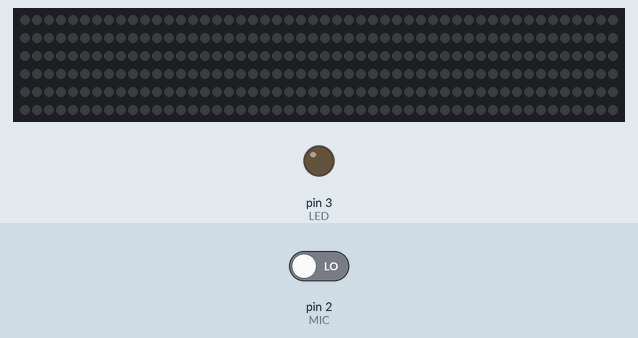
Recording of a sketch running on a simulated Arduino Uno, built with avr-gcc and run on an emulated ATmega328P. Parts: 300 RGB LEDs in strip order, left to right, continuing on the next row, output pins drawn as LEDs (lit = HIGH). The test bench sets the inputs (shaded band); at power-on: pin 2 (MIC) LOW. Dim RGB values are drawn brighter than linear.

Above: at 1.2 s.
1.3 s: pin 2 (MIC) driven HIGH
At 6.9 s:
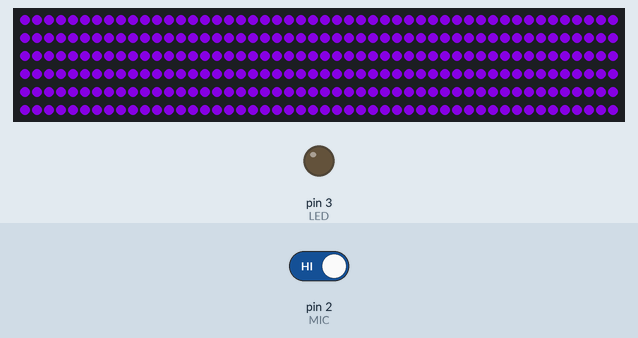
7.3 s: pin 2 (MIC) driven LOW
At 10.1 s:
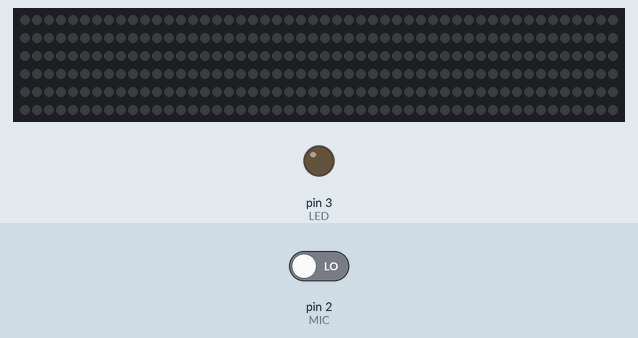
10.3 s: pin 2 (MIC) driven HIGH
At 10.7 s:
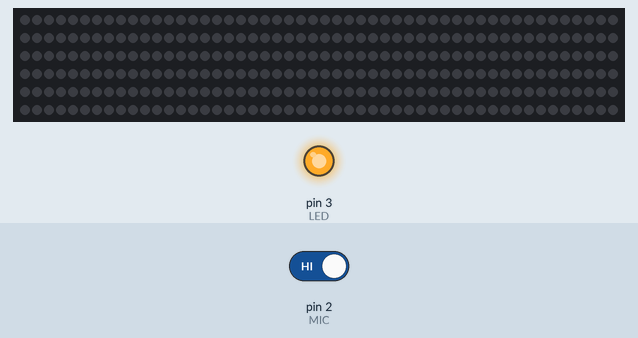
Timing chart, 0 to 63.1 s (numbered marks = the images above; inputs shaded):
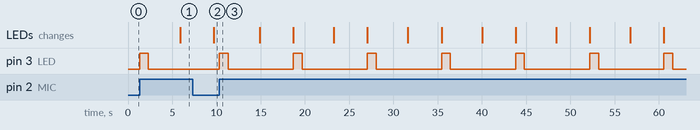

The sketch:

sketch_test_microfono.ino
```cpp
#include <Adafruit_NeoPixel.h>

#define MIC 2
#define LED 3
#define PIN_TIRA_LED 6
#define CANT_PIXELS 300
#define DELAYVAL 200

Adafruit_NeoPixel pixels(CANT_PIXELS, PIN_TIRA_LED, NEO_GRB + NEO_KHZ800);

void setup() {
  pinMode(MIC, INPUT);
  pinMode(LED, OUTPUT);
  pixels.begin(); // INITIALIZE NeoPixel strip object (REQUIRED)
}

void loop() {

  pixels.clear(); // Set all pixel colors to 'off'

 // Sensado de soplido
 int valorMicLeido = digitalRead(MIC);

 if(valorMicLeido == HIGH) {

    // Prende y apaga led que indica inicio
    digitalWrite(LED, HIGH);
    delay(1000);
    digitalWrite(LED, LOW);

    // Prende tira led
    for(int i=0; i<CANT_PIXELS; i++) {
      pixels.setPixelColor(i, pixels.Color(100, 0, 170));
      pixels.show();   // Send the updated pixel colors to the hardware.
    }
    delay(DELAYVAL);

    // Apaga tira led
    for(int i=0; i<CANT_PIXELS; i++) {
      pixels.setPixelColor(i, pixels.Color(0, 0, 0));
      pixels.show();
    }

  }

}
```

Measured:
- after the input at 1.3 s, pin 3 (LED): LOW → HIGH at once, → LOW 1.0 s later; the LEDs: change after 4.6 s (image 1)
- after the input at 7.3 s, pin 3 (LED): stays LOW (without the input it goes to HIGH after 2.4 s)
- after the input at 10.3 s, pin 3 (LED): alternates HIGH for 1.0 s and LOW for 7.4 s, starting at once
